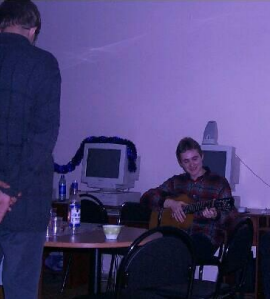
#> input picture app-data/inputs/gray_world.png, 270 x 299 px, found by its file name
$ python __main__.py
#> lines starting #> are read from the running program, lines starting #| are printed output that depends on the picture
### utils/io/fs.py
import numpy as np
from PIL import Image
import os
import matplotlib.pyplot as plt


def make_path(dir_in: str, filename_in: str):
    return dir_in + '/' + filename_in


def save_img(img: np.ndarray, dir_out: str, filename_out: str):
    if not os.path.exists(dir_out):
        os.makedirs(dir_out)
    Image.fromarray(img.astype(np.uint8)).save(make_path(dir_out, filename_out))


def save_plot(dir_out: str, filename_out: str):
    if not os.path.exists(dir_out):
        os.makedirs(dir_out)
    plt.savefig(make_path(dir_out, filename_out))
    plt.cla()
    plt.clf()


def open_img(dir_in: str, filename_in: str):
#> called with dir_in = '../inputs/02', filename_in = 'gray_world.png'
    img_as_array = np.asarray(Image.open(make_path(dir_in, filename_in)))
#> img_as_array is the input picture: shape (299, 270, 4); mean R, G, B, A 73.5, 63.8, 115.6, 255
    if img_as_array.shape[2] == 4:
        img_as_array = img_as_array[:, :, 0:3]
#> img_as_array: shape (299, 270, 3)
#> in save_img, `Image.fromarray(img.astype(np.uint8)).save(make_path(dir_out, filename..`:
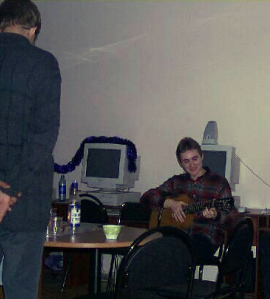
#> saved as gray_world.png: PIL image 270x299 RGB; mean R, G, B 83.8, 83.8, 83.8
    return img_as_array

### utils/image_hist.py
from numba import njit
import numpy as np
import matplotlib.pyplot as plt
from utils.io.fs import save_plot


@njit(cache=True)
def describe_channels(img: np.ndarray) -> (np.ndarray, np.ndarray, np.ndarray):
    r_intensities, g_intensities, b_intensities = np.zeros(256), np.zeros(256), np.zeros(256)
    for row in range(0, img.shape[0]):
        for col in range(0, img.shape[1]):
            ri, gi, bi = img[row][col]
            r_intensities[ri] += 1
            g_intensities[gi] += 1
            b_intensities[bi] += 1
    return r_intensities, g_intensities, b_intensities


@njit
def normalized_hists(img_in: np.ndarray) -> (np.ndarray, np.ndarray, np.ndarray):
    r_hist, g_hist, b_hist = describe_channels(img_in)
    k = img_in.shape[0] * img_in.shape[1]  # for every hist: sum of bins = k
    return r_hist / k, g_hist / k, b_hist / k


def plot_channel_hists(img: np.ndarray, dir_out: str, filename_out: str):
#> called with dir_out = '../outputs/02/gray_world', filename_out = 'gray_world_in_hist.png'
    r_intensities, g_intensities, b_intensities = describe_channels(img)
#> r_intensities = 256 values, max 1496 at index 24, min 0 at index 181, mean 315.4; g_intensities = 256 values, max 1551 at index 29, min 0 at index 175, mean 315.4; b_intensities = 256 values, max 1374 at index 200, min 0 at index 252, mean 315.4
    plt.plot(range(256), r_intensities, 'r')
    plt.plot(range(256), g_intensities, 'g')
    plt.plot(range(256), b_intensities, 'b')
    save_plot(dir_out, filename_out)
#> in save_plot, `plt.savefig(make_path(dir_out, filename_out))`:
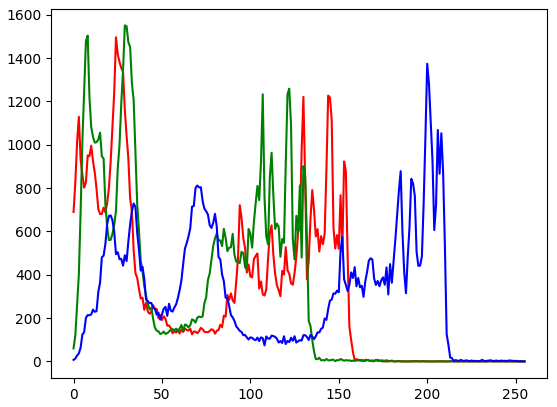
#> figure drawn by matplotlib, 1 panel; curve peaks at x = 24, y = 1496; curve peaks at x = 29, y = 1551; curve peaks at x = 200, y = 1374

### utils/color_correction.py
from utils.io.fs import save_img
import numpy as np
from numba import njit, prange
from typing import Callable
from utils.image_hist import normalized_hists
import scipy.interpolate as inp
import cv2


@njit(parallel=True, cache=True)
def gray_world_correction(img_in: np.ndarray, img_out: np.ndarray) -> np.ndarray:
    means = np.zeros(3)
    for row in prange(0, img_in.shape[0]):
        for col in prange(0, img_in.shape[1]):
            for i in range(3):
                means[i] += img_in[row][col][i]
    means *= 1 / (img_in.shape[0] * img_in.shape[1])
    avg = means.sum() * (1 / 3)
    k = np.array([avg / ch_mean for ch_mean in means]).astype(np.float32)
    for row in prange(0, img_out.shape[0]):
        for col in prange(0, img_out.shape[1]):
            img_out[row][col] = img_in[row][col] * k

    return img_out


@njit(parallel=True, cache=True)
def reference_color_correction(
    img_in: np.ndarray,
    img_out: np.ndarray,
    dst: np.ndarray,
    src: np.ndarray,
) -> np.ndarray:
    k = dst / src
    for row in prange(0, img_out.shape[0]):
        for col in prange(0, img_out.shape[1]):
            img_out[row][col] = img_in[row][col] * k
    return img_out.astype(np.uint8)


@njit(parallel=True, cache=True)
def linear_correction(img_in: np.ndarray, img_out: np.ndarray) -> np.ndarray:
    ymin = np.array([np.inf, np.inf, np.inf])
    ymax = np.array([-np.inf, -np.inf, -np.inf])
    for row in range(0, img_in.shape[0]):
        for col in range(0, img_in.shape[1]):
            for i in range(3):
                ymin[i] = min(ymin[i], img_in[row][col][i])
                ymax[i] = max(ymax[i], img_in[row][col][i])

    cfs = np.array([255, 255, 255]) / (ymax - ymin)
    for row in prange(0, img_out.shape[0]):
        for col in prange(0, img_out.shape[1]):
            img_out[row][col] = (img_in[row][col] - ymin) * cfs

    return img_out.astype(np.uint8)


@njit(parallel=True, cache=True)
def logarithmic_correction(img_in: np.ndarray, img_out: np.ndarray, k: np.float32) -> np.ndarray:
    for row in prange(0, img_out.shape[0]):
        for col in prange(0, img_out.shape[1]):
            img_out[row][col] = k * np.log(img_in[row][col] + 1)

    return img_out.astype(np.uint8)


@njit(parallel=True, cache=True)
def normalization_correction(img_in: np.ndarray, img_out: np.ndarray) -> np.ndarray:
    imax, imin = -np.inf, np.inf
    for x in range(img_in.shape[0]):
        for y in range(img_in.shape[1]):
            for i in range(3):
                imax = max(imax, img_in[x][y][i])
                imin = min(imin, img_in[x][y][i])

    cfs = 255 / (imax - imin)

    for row in prange(0, img_in.shape[0]):
        for col in prange(0, img_in.shape[1]):
            img_out[row][col] = (img_in[row][col] - imin) * cfs

    return img_out


@njit(parallel=True, cache=True)
def equalization_correction(img_in: np.ndarray, img_out: np.ndarray) -> np.ndarray:
    r_norm, g_norm, b_norm = normalized_hists(img_in)
    r_cm, g_cm, b_cm = r_norm.cumsum(), g_norm.cumsum(), b_norm.cumsum()

    for row in prange(0, img_in.shape[0]):
        for col in prange(0, img_in.shape[1]):
            ri, gi, bi = img_in[row][col]
            img_out[row][col] = 255 * np.array([r_cm[ri], g_cm[gi], b_cm[bi]])

    return img_out


# [11 lines left out: function spline_correction, not called in this run]


def make_correction(
    img_in: np.ndarray,
    model: Callable[[np.ndarray, ...], np.ndarray],
    *args,
    **kwargs
):
    img_out = np.copy(img_in)
    model(img_in, img_out, *args)
    dir_out = kwargs.get('dir_out', None)
    filename_out = kwargs.get('filename_out', None)
    if dir_out and filename_out:
        save_img(img_out, dir_out, filename_out)
    return img_out

### 02/__main__.py
from utils.io.fs import open_img, save_img, make_path
from resources import files_for_color_correction as data
from utils.image_hist import plot_channel_hists
from utils.color_correction import *

dir_in = "../inputs/02"
dir_out = "../outputs/02"


def main():
    print('Process start...')
    fns_to_use = set([
        gray_world_correction,
        reference_color_correction,
        linear_correction,
        logarithmic_correction,
        normalization_correction,
        equalization_correction
    ])
    for entry, model in zip(data, [
        gray_world_correction,
        reference_color_correction,
        linear_correction,
        logarithmic_correction,
        normalization_correction,
        equalization_correction
    ]):
        if not model in fns_to_use:
            print('skipping model')
            continue
        img_in = open_img(dir_in, entry['in'])
        if img_in.shape[2] == 4:
            img_in = img_in[:, :, 0:3]
        subfolder = make_path(dir_out, entry['subfolder'])
        img_out = make_correction(
            img_in,
            model,
            *entry['additional_args'],
            dir_out=subfolder,
            filename_out=entry['out'],
        )
        plot_channel_hists(img_in, subfolder, entry['in_hist'])
        plot_channel_hists(img_out, subfolder, entry['out_hist'])
#> call 2 of save_plot, with dir_out = '../outputs/02/gray_world', filename_out = 'gray_world_out_hist.png'
#> in save_plot (call 2), `plt.savefig(make_path(dir_out, filename_out))`:
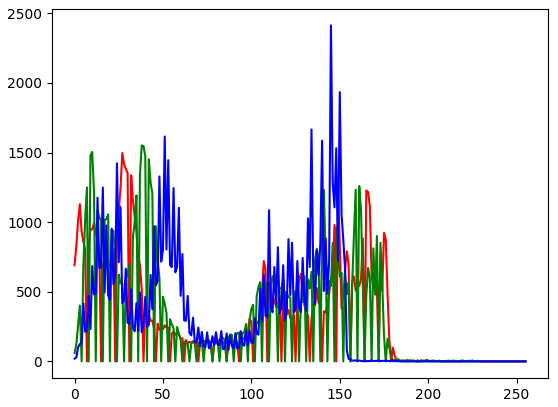
#> figure drawn by matplotlib, 1 panel; curve peaks at x = 27, y = 1496; curve peaks at x = 38, y = 1551; curve peaks at x = 145, y = 2413
#> pass 2 of the loop in main, `for entry, model in zip(data, [`:
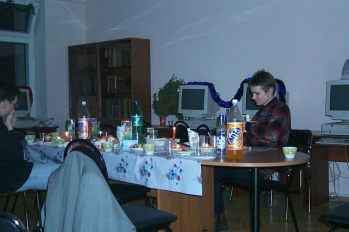
#> input picture app-data/inputs/reference_color.png, 349 x 232 px, found by its file name
#> in open_img, img_as_array is the input picture: shape (232, 349, 4); mean R, G, B, A 74.4, 90.6, 103.2, 255
#> img_as_array: shape (232, 349, 3)
#> in save_img (call 2), `Image.fromarray(img.astype(np.uint8)).save(make_path(dir_out, filename..`:
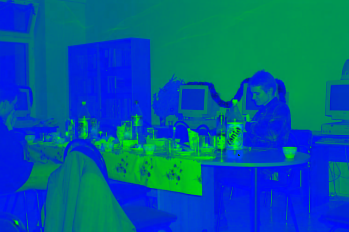
#> saved as reference_color.png: PIL image 349x232 RGB; mean R, G, B 0, 90.6, 152.8
#> in save_plot (call 4), `plt.savefig(make_path(dir_out, filename_out))`:
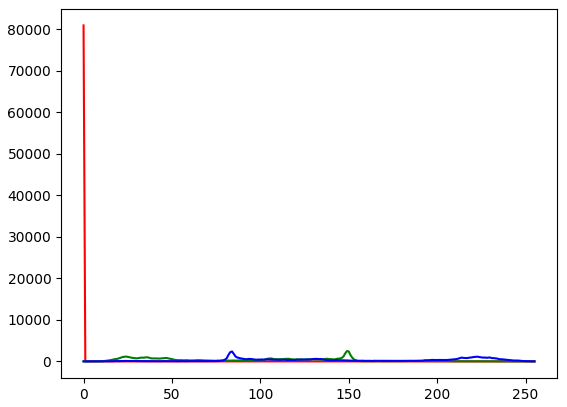
#> figure drawn by matplotlib, 1 panel; curve peaks at x = 0, y = 80967; curve peaks at x = 149, y = 2503; curve peaks at x = 84, y = 2392
#> pass 3 of the loop in main, `for entry, model in zip(data, [`:
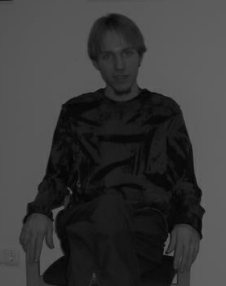
#> input picture app-data/inputs/linear.png, 226 x 286 px, found by its file name
#> in open_img, img_as_array is the input picture: shape (286, 226, 4); mean R, G, B, A 57, 57, 57, 255
#> img_as_array: shape (286, 226, 3)
#> in save_img (call 3), `Image.fromarray(img.astype(np.uint8)).save(make_path(dir_out, filename..`:
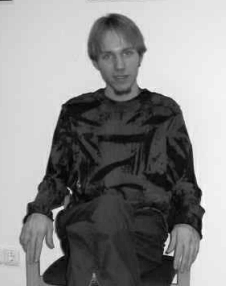
#> saved as linear.png: PIL image 226x286 RGB; min 0, max 255, mean 138.5
#> in save_plot (call 6), `plt.savefig(make_path(dir_out, filename_out))`:
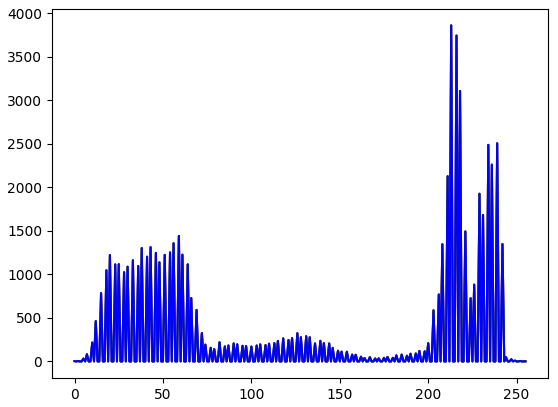
#> figure drawn by matplotlib, 1 panel; curve peaks at x = 213, y = 3858; curve peaks at x = 213, y = 3858; curve peaks at x = 213, y = 3858
#> the loop made 6 passes; the first 3 are shown
    print('Done!')


if __name__ == '__main__':
    main()
